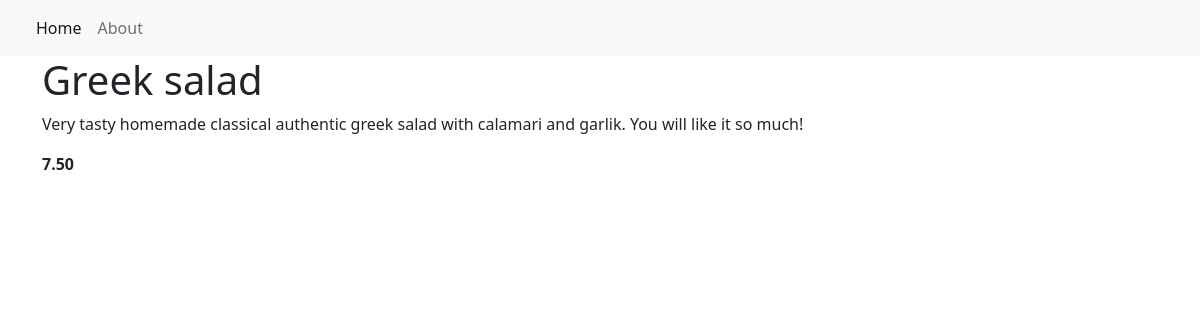
The app's page /item/2 with its own data.
### restaurant_menu/models.py (models this page shows, shortened)
class Item(models.Model):
    meal_id = models.AutoField(primary_key=True)
    meal = models.CharField(max_length=500, unique=True)
    description = models.CharField(max_length=2000)
    price = models.DecimalField(max_digits=10, decimal_places=2)
    meal_type = models.CharField(max_length=200, choices=MEAL_TYPE)
    author = models.ForeignKey(User, on_delete=models.PROTECT)  # If user was deleted, all his records will stay
    status = models.IntegerField(choices=STATUS, default=1)
    date_created = models.DateTimeField(auto_now_add=True)
    date_updated = models.DateTimeField(auto_now=True)

### restaurant_menu/views.py (the view)
# urls.py: path('item/<int:pk>', views.MenuItemDetail.as_view(), name='item-detail')
class MenuItemDetail(generic.DetailView):
    model = Item
    template_name = "menu-item.html"

### restaurant_menu/templates/menu-item.html
{% extends 'base.html' %}
{% block content %}
<div class="container">
    <h1>{{ item.meal }}</h1>
    <p>{{ item.description }}</p>
    <b>{{ item.price }}</b>
</div>
{% endblock content %}

### records on screen
Item: meal "Greek salad", description "Very tasty homemade classical authentic greek salad with calamari and garlik. You will like it so much!", price "7.50"
